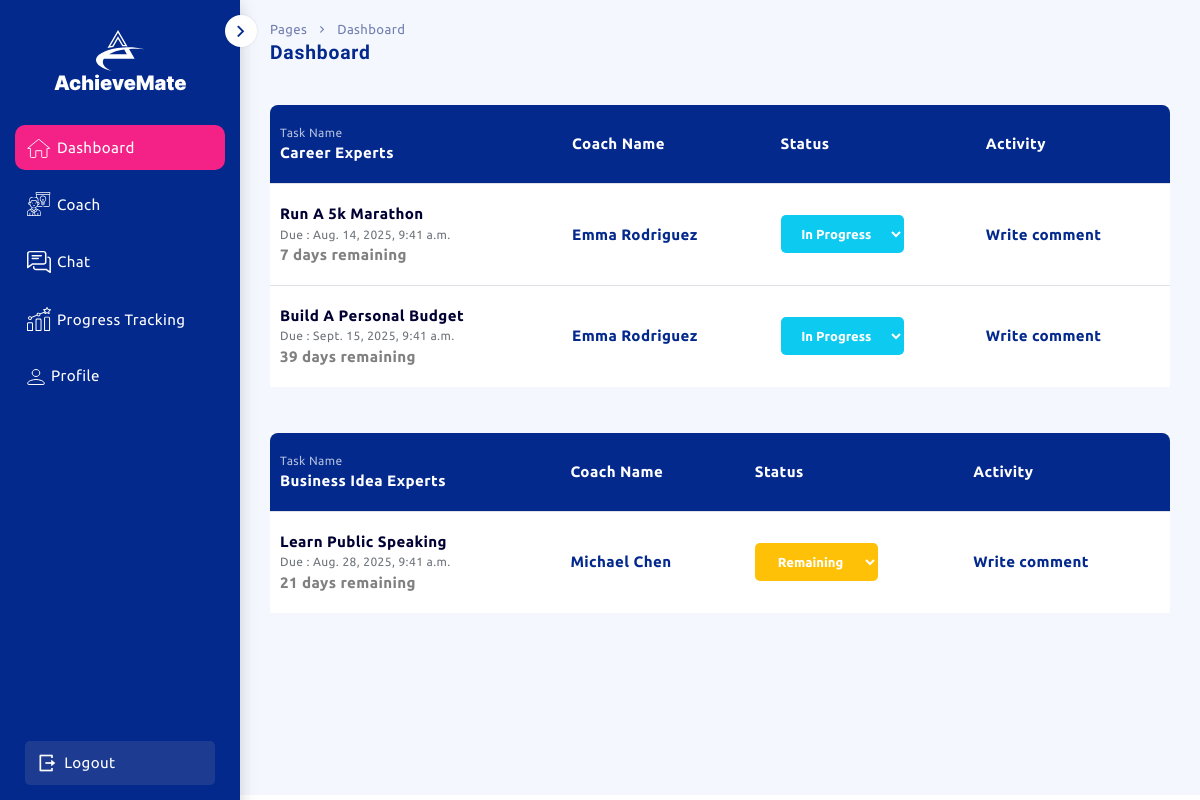
The app's page /dashboard/ (signed in) with its own data.
### achievemate_app/models.py (models this page shows, shortened)
class BaseModel(models.Model):
    TEST_DATA_CHOICES = (('0', 'no'), ('1', 'yes'),('2', 'default'))
    created_date = models.DateTimeField(auto_now_add=True)
    modified_date = models.DateTimeField(auto_now=True)
    is_deleted = models.BooleanField(default=False)
    is_testdata = models.CharField(max_length=1,default='1',choices=TEST_DATA_CHOICES,blank=True, null=True)
    class Meta:
        abstract = True

class Tasks(BaseModel):
    TASK_STATUS_CHOICES = [
        ('Remaining', 'Remaining'),
        ('In Progress', 'In Progress'),
        ('Done', 'Done'),
        ('Delayed', 'Delayed'),
    ]
    chat = models.ForeignKey('Chat', models.DO_NOTHING, blank=True, null=True)
    user = models.ForeignKey('Users', models.DO_NOTHING, blank=True, null=True)
    coach = models.ForeignKey('AiCoach', models.DO_NOTHING,blank=True, null=True)
    task_title = models.TextField(max_length=255, blank=True, null=True)
    task_status = models.CharField(max_length=14, choices=TASK_STATUS_CHOICES,blank=True, null=True,default="Remaining")
    due_date = models.DateTimeField(blank=True, null=True)
    class Meta:
        managed = True
        db_table = 'tasks'

class AiCoach(BaseModel):
    coach_name = models.CharField(max_length=255, blank=True, null=True)
    coach_expertise = models.CharField(max_length=255, blank=True, null=True)
    coach_experience = models.CharField(max_length=255, blank=True, null=True)
    coach_about = models.TextField(blank=True, null=True)
    coach_degree = models.CharField(max_length=255, blank=True, null=True)
    coach_profile_image =models.FileField(upload_to='coach_profile_pic/',blank=True, null=True)
    coaching_types = models.TextField(blank=True, null=True)
    target_audience = models.TextField(blank=True, null=True)
    specialities = models.TextField(blank=True, null=True)
    languages = models.TextField(blank=True, null=True)
    rating = models.DecimalField(max_digits=10, decimal_places=2, blank=True, null=True)
    class Meta:
        managed = True
        db_table = 'ai_coach'

### achievemate_app/views.py (the view)
# urls.py: path('dashboard/', views.dashboard, name='dashboard'),
def dashboard(request):
    all_coach_ids = Tasks.objects.filter(user_id=request.user).values_list('coach_id', flat=True).distinct()
    print("All coach ID ", all_coach_ids)
    all_coaches = AiCoach.objects.filter(id__in=all_coach_ids)
    all_tasks_collection = []
    for one_id in all_coach_ids:
        all_tasks_coach = Tasks.objects.filter(coach_id=one_id,user_id=request.user)
        for task in all_tasks_coach:
            if task.due_date < timezone.now() and task.task_status != 'Delayed' and task.task_status!= 'Done':
                task.task_status = 'Delayed'
                task.save()
                activity_type_label = dict(Activity_Log.ACTIVITY_TYPE_CHOICES).get('task_delayed', '')
                activity_log = Activity_Log.objects.create(
                    user=request.user,
                    tasks=task,
                    coach_id=task.coach.id,
                    activity_type='task_delayed',
                    notification_comment=f"You have marked {activity_type_label} for {task.coach.coach_name}"
                )
        all_tasks_collection.append(all_tasks_coach)
    context = {
        'all_tasks_collection': all_tasks_collection,
        'all_coaches': all_coaches,
    }
    return render(request,"achievemate/dashboard/dashboard.html",context)

### achievemate_app/templatetags/custom_filters.py (called while the page is built)
@register.filter(name='remaining_days')
def remaining_days(due_date):
    if not due_date:
        return None
    now = timezone.now()
    remaining_days = (due_date - now).days
    return remaining_days

### achievemate_app/templates/achievemate/dashboard/dashboard.html (shortened to what this page needs)
{% extends "achievemate/dashboard/dashboard_base.html" %}
{% load static %}
{% block content %}
{% load custom_filters %}
    <section class="page-layout">
        <header class="header mobile_view_header">
            <div class="container-fluid">
                <div class="nav-main">
                    <div class="header-wrapper">
                        <span class="minimize_toggle">
                            <i class="ri-arrow-right-s-line"></i>
                        </span>
                    </div>
                </div>
            </div>
        </header>
        <div class="page-topbar">
            <div class="conteiner-fluid">
                <div class="row align-items-center">
                    <div class="col-12">
                        <div class="breadcrumb-wrap">
                            <nav aria-label="breadcrumb">
                                <ul class="breadcrumb">
                                    <li class="breadcrumb-item">Pages</li>
                                    <li class="breadcrumb-item" aria-current="page">Dashboard</li>
                                </ul>
                            </nav>
                            <div class="page-title">
                                <h2>Dashboard</h2>
                            </div>
                        </div>
                    </div>
                </div>
            </div>
        </div>
        <div class="main-content">
            {% for tasks in all_tasks_collection%}
            <div class="row">
                <div class="col-12">
                    <div class="table-responsive">
                        <div class="simple-table sticky-table">
                            <table class="table">
                                <thead>
                                    <tr>
                                        <th>
                                            <div class="task-head">
                                                <span class="task-title">task name</span>
                                               {{tasks.0.coach.coach_expertise}}
                                            </div>
                                        </th>
                                        <th>Coach Name</th>
                                        <th>Status</th>
                                        <th>Activity</th>
                                    </tr>
                                </thead>
                                <tbody>
                                    {% for task in tasks %}
                                    <tr>
                                        <td>
                                            <div class="task-data">
                                                <span class="task-data-title">{{task.task_title|title}}</span>
                                                <span class="task-data-time"> Due : {{task.due_date}}</span>
                                                {% if task.due_date %}
                                                {% with remaining_days=task.due_date|remaining_days %}
                                                    {% if remaining_days < 0 %}
                                                        <span style="color: red;">Past due {{  remaining_days    |absolute_value}} days</span>
                                                    {% elif remaining_days >= 0 and remaining_days <= 4  %}
                                                        <span style="color: green;">Need Attention</span>
                                                    {% else %}
                                                        <span style="color: grey;">{{ remaining_days }} days remaining</span>
                                                    {% endif %}
                                                {% endwith %}
                                            {% else %}
                                                No due date set
                                            {% endif %}
                                            </div>
                                        </td>
                                        <td>{{task.coach.coach_name}}</td>
                                        <td>
                                                <select class="badge bg-warning" id="taskStatusDropdown_{{ task.id }}" style="border: none;" onchange="handleStatusChange(this)">
                                                    {% for status, _ in task.TASK_STATUS_CHOICES %}
                                                        <option value="{{ status }}" {% if status == task.task_status %} selected {% endif %}>{{ status }}</option>
                                                    {% endfor %}
                                                </select>
                                        </td>
                                        <td><a href="#" data-bs-toggle="modal" data-bs-target="#WriteComment" data-task-id="{{task.id}}">Write
                                            comment</a></td>
                                    </tr>
                                    {% endfor %}
                                </tbody>
                            </table>
                        </div>
                    </div>
                </div>
            </div>
            {% empty %}
            <tr>
                <td colspan="999" class="text-center text-scolor">
                    No Record Found!
                </td>
            </tr>
            {% endfor %}
        </div>
    </section>
{% endblock %}

### achievemate_app/static/assets/css/styles.css (style rules this page uses)
.task-data, .task-head { display: flex; flex-direction: column; gap: 3px; }
.task-head .task-title { font-weight: normal; font-size: 12px; color: var(--white-700); text-transform: capitalize; }
.task-data .task-data-title { color: var(--black); }
.task-data .task-data-time { font-weight: normal; font-size: 12px; color: var(--grey-dark); }
.badge { font-size: calc(12px + 2 * (100vw - 320px) / 1600); font-weight: 600; padding: calc(10px + 2 * (100vw - 320px) / 1600) calc(14px + 4 * (100vw - 320px) / 1600); border-radius: 5px; min-width: 90px; }

### records on screen
Tasks: coach.coach_expertise "Career Experts", task_title "Run A 5k Marathon", due_date "Aug. 14, 2025, 9:41 a.m.", task "7", coach.coach_name "Emma Rodriguez", task_status+id "In Progress"
Tasks: task_title "Build A Personal Budget", due_date "Sept. 15, 2025, 9:41 a.m.", task "39", coach.coach_name "Emma Rodriguez", task_status+id "In Progress"
Tasks: coach.coach_expertise "Business Idea Experts", task_title "Learn Public Speaking", due_date "Aug. 28, 2025, 9:41 a.m.", task "21", coach.coach_name "Michael Chen", task_status+id "Remaining"
